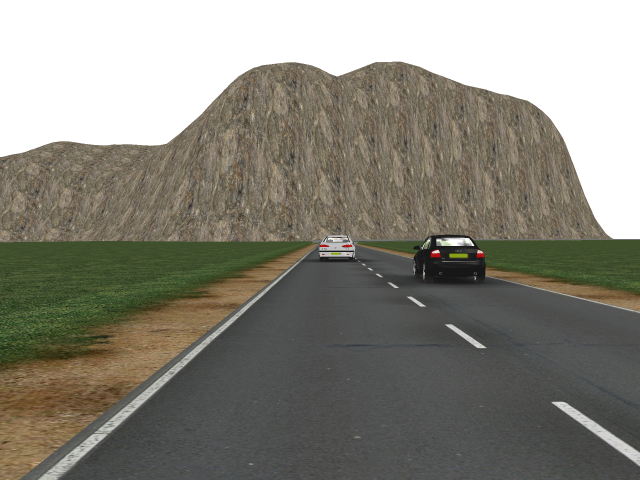
#> input picture CV/3/L.png, 640 x 480 px
$ python depth.py
#> lines starting #> are read from the running program, lines starting #| are printed output that depends on the picture
import cv2
import numpy as np
import matplotlib.pyplot as plt

# 读取图片
img_left = cv2.imread('L.png', cv2.IMREAD_GRAYSCALE)
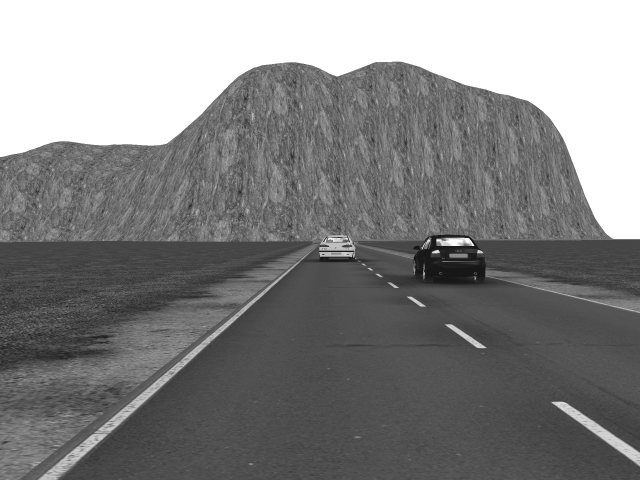
#> img_left: shape (480, 640); min 23, max 255, mean 132.2
img_right = cv2.imread('R.png', cv2.IMREAD_GRAYSCALE)
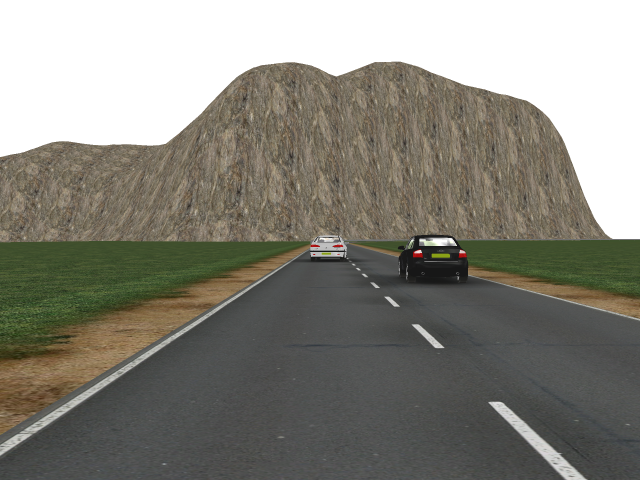
#> input picture CV/3/R.png, 640 x 480 px
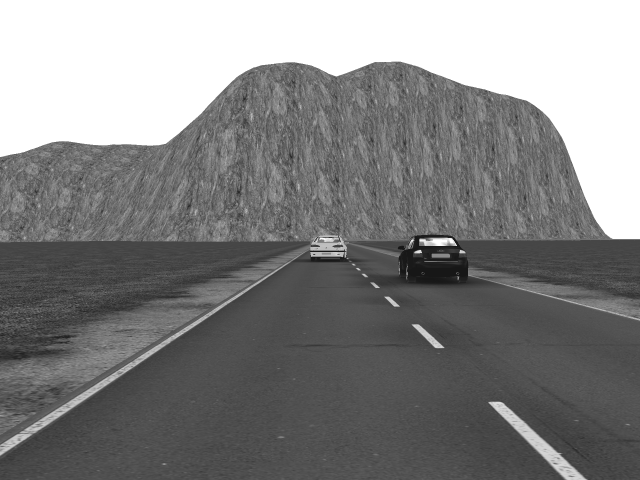
#> img_right: shape (480, 640); min 23, max 255, mean 131.7

(left_h, left_w) = img_left.shape[:2]
#> left_h = 480; left_w = 640

plt.subplot(1, 2, 1), plt.imshow(img_left, 'gray'), plt.title('Left')
plt.subplot(1, 2, 2), plt.imshow(img_right, 'gray'), plt.title('Right')
plt.show()
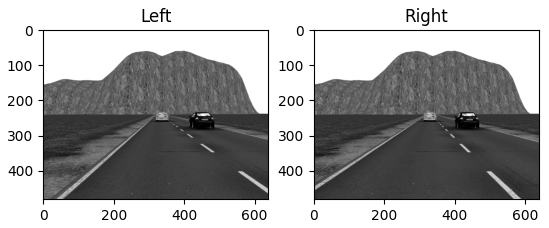
#> figure drawn by matplotlib, 2 panels

# 求视差图
stereo = cv2.StereoBM_create(numDisparities=80, blockSize=25)

disparity = stereo.compute(img_left, img_right)
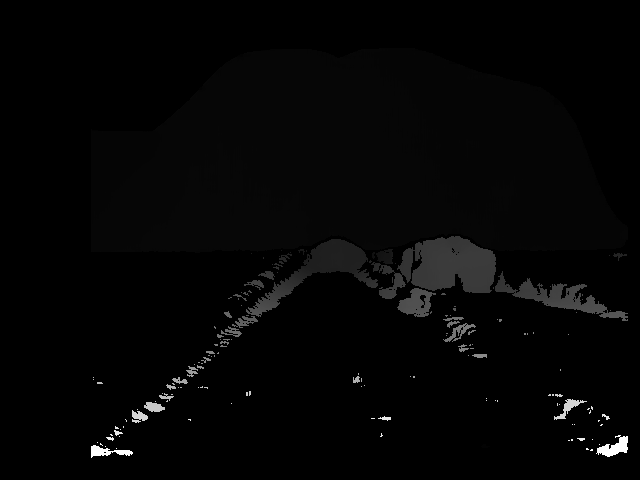
#> disparity: shape (480, 640) int16; min -16, max 1264, mean 9.7; drawn with min black and max white

im = plt.imshow(disparity)
plt.colorbar(im)
plt.title('parallax_img')
plt.show()
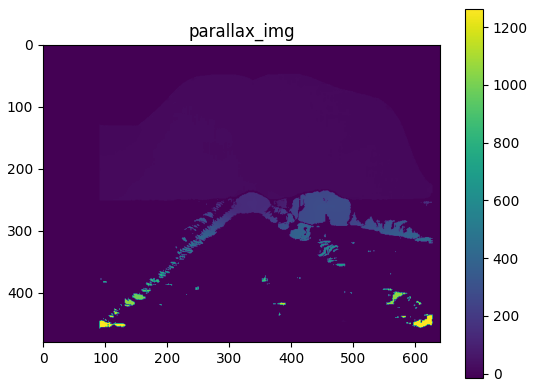
#> figure drawn by matplotlib, 2 panels

# 基线距离
baseline = 500
# 焦距归一化
f = 7/(6.4 * 1e-3)
# f = 7

# 初始化深度图矩阵
depth = np.zeros((left_h, left_w), dtype='uint16')

for i in range(0, left_h):
    for j in range(0, left_w):
        if disparity[i, j] != 0:
            num = (f * baseline)/disparity[i, j]
            depth[i, j] = num.astype('uint16')
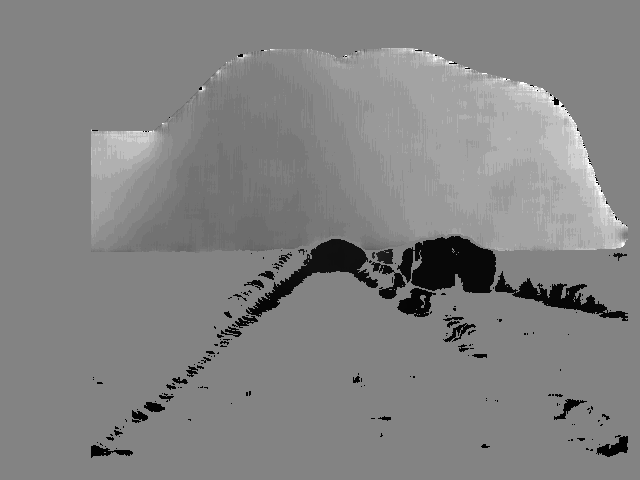
#> depth: shape (480, 640) uint16; min 0, max 60763, mean 31210.8; drawn with min black and max white

depth = depth.astype('uint16')

plt.imshow(depth, 'gray')
plt.title('depth_img')
plt.show()
